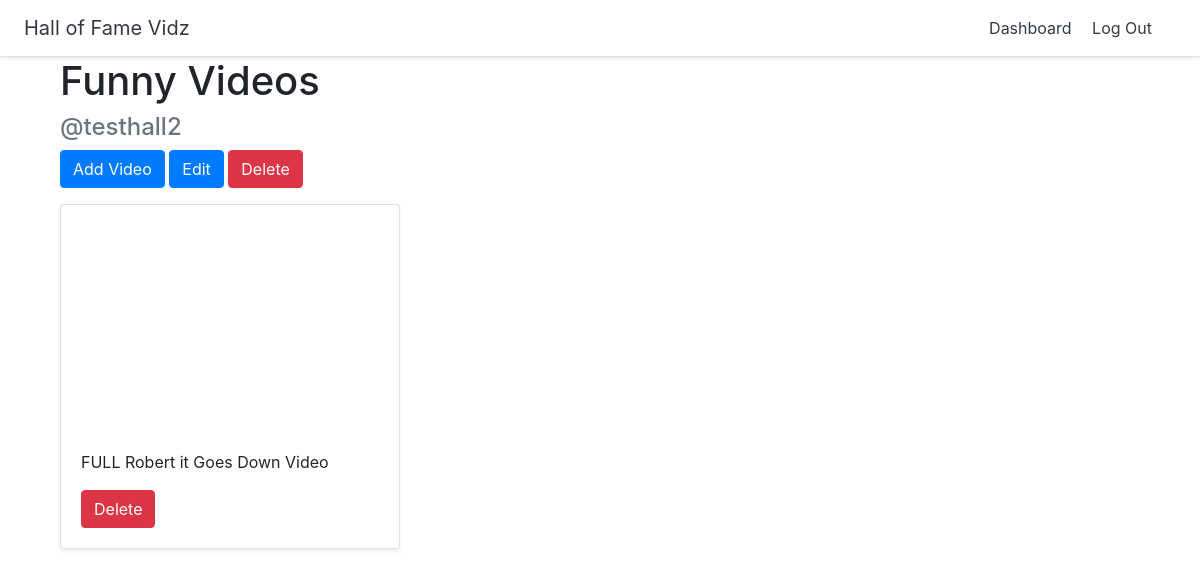
/halloffame/8/ (signed in), run on the app's committed database.
### halls/models.py (models this page shows)
class Hall(models.Model):
    title = models.CharField(max_length=257)
    user = models.ForeignKey(User, related_name='halls', on_delete=models.CASCADE)

class Video(models.Model):
    title = models.CharField(max_length=257)
    url = models.URLField()
    youtube_id = models.CharField(max_length=257)
    hall = models.ForeignKey(Hall, on_delete=models.CASCADE)

### halls/views.py (the view)
# urls.py: path('<int:pk>/', views.DetailHall.as_view(), name='detail_hall'),
class DetailHall(generic.DetailView):
    model = Hall
    template_name = 'halls/detail_hall.html'

### halls/templates/halls/detail_hall.html
{% extends 'halls/halls_base.html' %}
{% block halls_content %}
<div class="container">
    <h1>{{ hall.title}}</h1>
    {% if user.id == hall.user.id %}
    <h4 class='text-muted' >@{{ hall.user.username }}</h4>
    <a class="btn btn-primary btn-large" href="{% url 'halls:add_video' hall.id %}">Add Video</a>
    <a class="btn btn-primary btn-large" href="{% url 'halls:update_hall' hall.id %}">Edit</a>
    <a class="btn btn-danger btn-large" href="{% url 'halls:delete_hall' hall.id %}">Delete</a>
    {% endif %}
    <div class="row">
        {% for video in hall.video_set.all %}
        <div class="col-md-4 mt-3">
            <div class="card mb-4 shadow-sm">
                <iframe width="100%" height="225" src="https://www.youtube.com/embed/{{ video.youtube_id }}" frameborder="0" allow="accelerometer; autoplay; encrypted-media; gyroscope; picture-in-picture" allowfullscreen></iframe>
                <div class="card-body">
                    <p class="card-text">{{ video.title }}</p>
                    {% if user.id == hall.user.id %}
                    <a class="btn btn-danger" href="{% url 'halls:delete_video' video.id %}">Delete</a>
                    {% endif %}
                </div>
            </div>
        </div>
        {% endfor %}
    </div>
</div>
{% endblock %}

### data on the page
Hall: title "Funny Videos", user.username "testhall2"
Video: title "FULL Robert it Goes Down Video"
